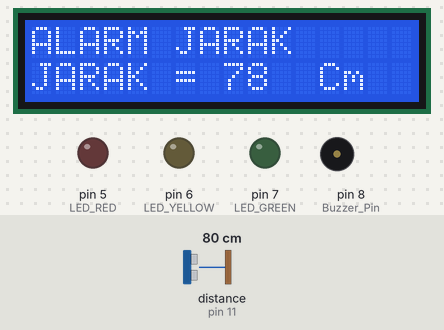
A sketch run on a simulated Arduino Uno, built with avr-gcc and run on an emulated ATmega328P. Parts: 16×2 character LCD, output pins drawn as LEDs (lit = HIGH), buzzer (waves = sounding). Wiring (inferred from the names in the program): ultrasonic range finder: trigger pin 10; echo pin 11. The test bench sets the inputs (shaded band); at power-on: distance to the obstacle (sensor on pin 11) 80 cm. The echo pulse lasts 58.3 µs per cm; pins used as bus, display or sensor lines are not drawn; what the sketch prints to the serial monitor is not drawn.

Above: at 1.2 s.
1.3 s: distance to the obstacle (sensor on pin 11) set to 53 cm
At 2.4 s:
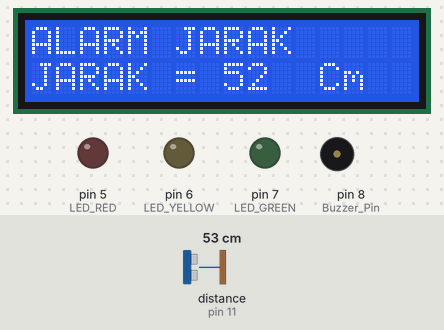
2.9 s: distance to the obstacle (sensor on pin 11) set to 45 cm
At 5.2 s:
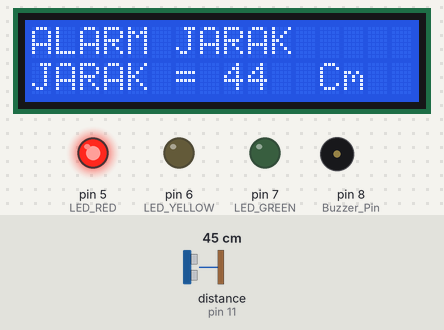
5.9 s: distance to the obstacle (sensor on pin 11) set to 22 cm
At 8.01 s:
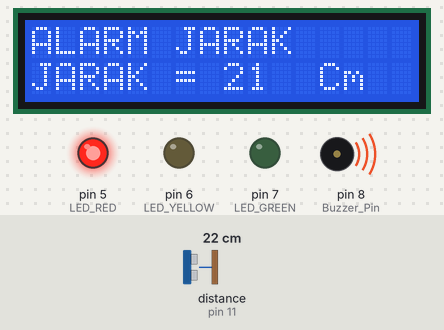
8.9 s: distance to the obstacle (sensor on pin 11) set to 19 cm
At 9.81 s:
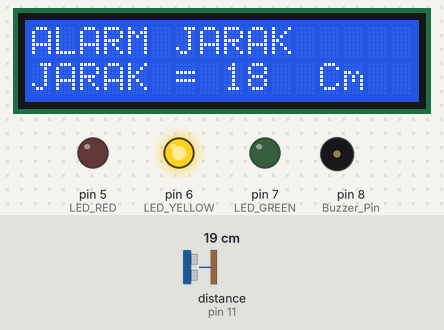
10.9 s: distance to the obstacle (sensor on pin 11) set to 12 cm
At 11.55 s:
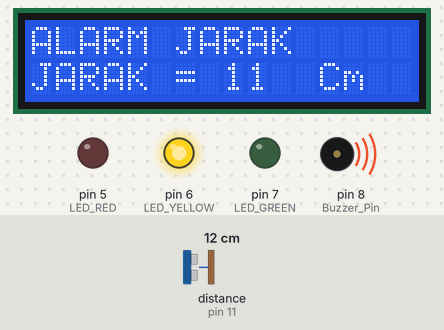
12.7 s: distance to the obstacle (sensor on pin 11) set to 9 cm
At 14.4 s:
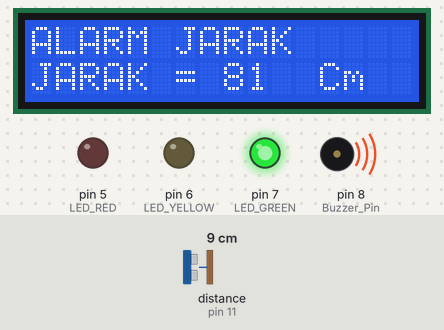
Timing chart, 0 to 15.4 s (numbered marks = the images above; inputs shaded):
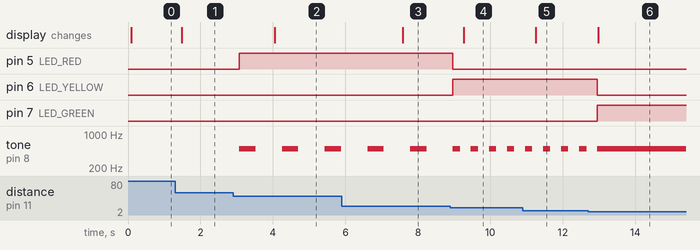

The sketch:

distance_meter.ino
```cpp
#include <LiquidCrystal_I2C.h>

LiquidCrystal_I2C lcd(0x27,16,2);
const int trigPin = 10;
const int echoPin = 11;
const int LED_RED = 5;
const int LED_YELLOW = 6;
const int LED_GREEN = 7;
const int Buzzer_Pin = 8;
const int closeDistance = 10;
const int medDistance = 20;
const int farDistance = 50;
const long MAX_DISTANCE = 250L;
long duration;
int distance;

void setup() {
  pinMode(trigPin, OUTPUT);
  pinMode(echoPin, INPUT);
  pinMode (LED_RED, OUTPUT);
  pinMode (LED_YELLOW, OUTPUT);
  pinMode (LED_GREEN, OUTPUT);
  Serial.begin(115200);
  lcd.backlight();
  lcd.init();
}

void loop() {
  function1();
  function2();
  displayDistance();
  delay(200);
}

void function1(){
  digitalWrite(trigPin, LOW);
  delayMicroseconds (2);
  digitalWrite(trigPin, HIGH);
  delayMicroseconds(10);
  digitalWrite(trigPin, LOW);
  duration = pulseIn(echoPin, HIGH);
  distance = duration * 0.034 / 2;
  if(distance >= MAX_DISTANCE){
    distance = 0;
  }
  Serial.print("Distance: ");
  Serial.println(distance);
}

void function2(){
  turnLightsOff();
  if(distance >= farDistance){
    noTone(Buzzer_Pin);
  } else if(distance <= farDistance && distance >= medDistance){
    digitalWrite(LED_RED, HIGH);
    tone(Buzzer_Pin, 500);
    delay(450);
    noTone(Buzzer_Pin);
    delay(500);
  } else if(distance <= medDistance && distance >= closeDistance){
    digitalWrite(LED_YELLOW, HIGH);
    tone(Buzzer_Pin, 500);
    delay(200);
    noTone(Buzzer_Pin);
    delay(70);
  } else if(distance <= closeDistance && distance >= 1){
    digitalWrite(LED_GREEN, HIGH);
    tone(Buzzer_Pin, 500);
  }
}

void turnLightsOff(){
  digitalWrite(LED_RED, LOW);
  digitalWrite(LED_YELLOW, LOW);
  digitalWrite(LED_GREEN, LOW);
}

void displayDistance(){
  lcd.setCursor(0,0);
  lcd.print("ALARM JARAK");
  lcd.setCursor(0,1);
  lcd.print("JARAK =  ");
  lcd.setCursor(8,1);
  lcd.print(distance);
  lcd.setCursor(11,1);
  lcd.print(" Cm");
}
```

Measured:
- the behaviour switches between 51 and 50 cm on distance to the obstacle (sensor on pin 11) (found by bisection; images 1 and 2)
- the behaviour switches between 21 and 20 cm on distance to the obstacle (sensor on pin 11) (found by bisection; images 3 and 4)
- the behaviour switches between 11 and 10 cm on distance to the obstacle (sensor on pin 11) (found by bisection; images 5 and 6)
- after the input at 1.3 s, the display: changes after 0.19 s (image 1)
- after the input at 2.9 s, pin 5 (LED_RED): LOW → HIGH after 0.17 s; tone on pin 8 (Buzzer_Pin): alternates 500 Hz for 0.45 s and silent for 0.73 s, starting after 0.17 s; the display: changes after 1.1 s (image 2)
- after the input at 5.9 s, the display: changes after 1.7 s (image 3)
- after the input at 8.9 s, pin 5 (LED_RED): HIGH → LOW after 0.07 s; pin 6 (LED_YELLOW): LOW → HIGH after 0.07 s; tone on pin 8 (Buzzer_Pin): alternates 500 Hz for 0.20 s and silent for 0.30 s, starting after 0.27 s; the display: changes after 0.36 s (image 4)
- after the input at 10.9 s, the display: changes after 0.36 s (image 5)
- after the input at 12.7 s, pin 6 (LED_YELLOW): HIGH → LOW after 0.25 s; pin 7 (LED_GREEN): LOW → HIGH after 0.25 s; tone on pin 8 (Buzzer_Pin): goes on until 13.0 s, then stays 500 Hz; the display: changes after 0.28 s (image 6)
